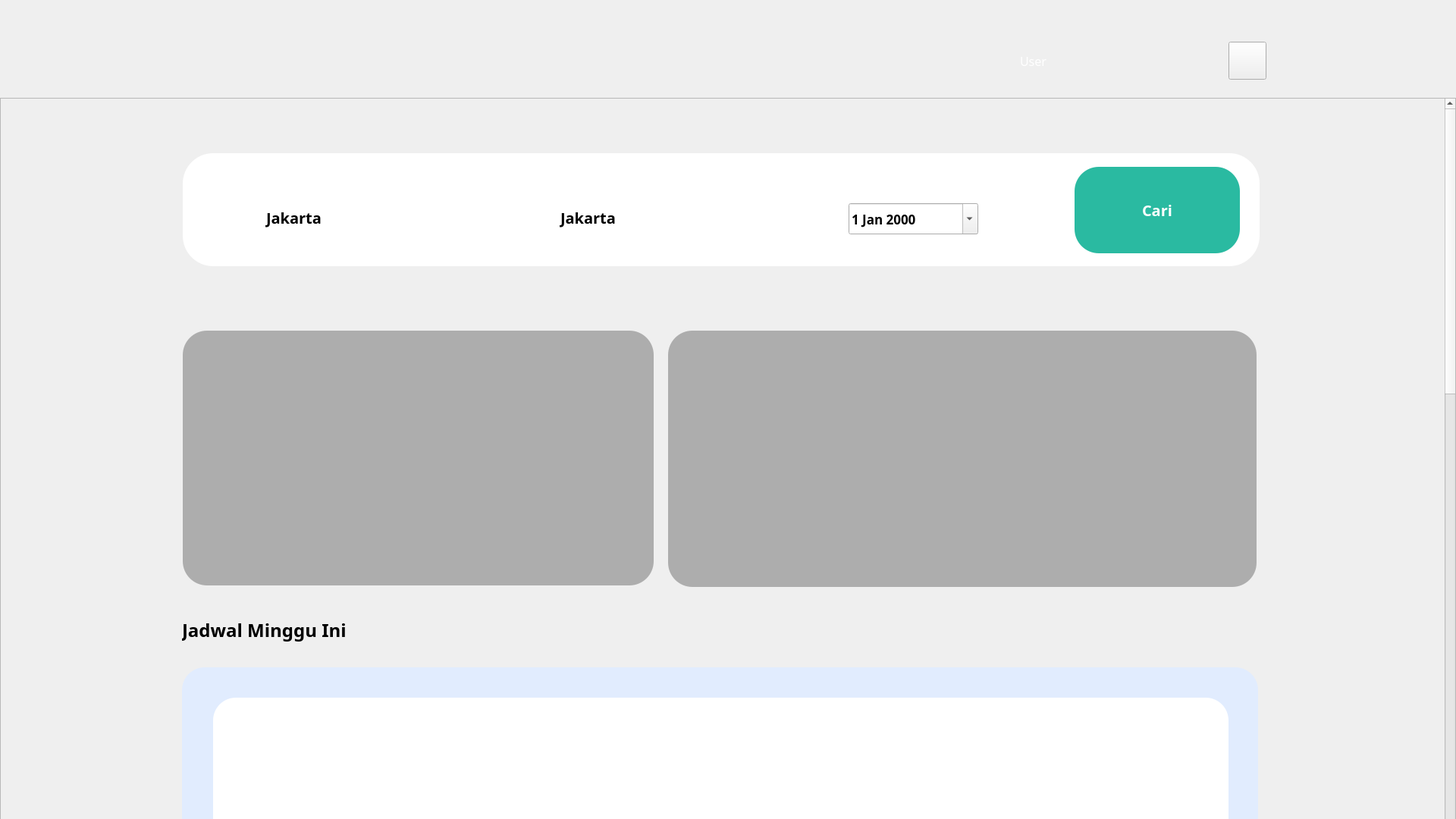
<?xml version="1.0" encoding="UTF-8"?>
<ui version="4.0">
 <class>Form</class>
 <widget class="QWidget" name="Form">
  <property name="geometry">
   <rect>
    <x>0</x>
    <y>0</y>
    <width>1920</width>
    <height>1080</height>
   </rect>
  </property>
  <property name="windowTitle">
   <string>Form</string>
  </property>
  <widget class="QLabel" name="bgpolos">
   <property name="geometry">
    <rect>
     <x>0</x>
     <y>139</y>
     <width>1920</width>
     <height>941</height>
    </rect>
   </property>
   <property name="styleSheet">
    <string notr="true">background-color: rgb(255, 255, 255);</string>
   </property>
   <property name="text">
    <string/>
   </property>
  </widget>
  <widget class="QLabel" name="label">
   <property name="geometry">
    <rect>
     <x>1345</x>
     <y>60</y>
     <width>261</width>
     <height>41</height>
    </rect>
   </property>
   <property name="font">
    <font>
     <family>Epilogue SemiBold</family>
     <pointsize>12</pointsize>
     <weight>7</weight>
     <italic>false</italic>
     <bold>false</bold>
    </font>
   </property>
   <property name="styleSheet">
    <string notr="true">QLabel{
color: white;
font: 63 12pt &quot;Epilogue SemiBold&quot;;
text-align:right;
}</string>
   </property>
   <property name="text">
    <string>User</string>
   </property>
  </widget>
  <widget class="QPushButton" name="profil">
   <property name="geometry">
    <rect>
     <x>1620</x>
     <y>55</y>
     <width>50</width>
     <height>50</height>
    </rect>
   </property>
   <property name="cursor">
    <cursorShape>PointingHandCursor</cursorShape>
   </property>
   <property name="styleSheet">
    <string notr="true">border-image: url(:/images/img/pp_profil.png);</string>
   </property>
   <property name="text">
    <string/>
   </property>
  </widget>
  <widget class="QScrollArea" name="scrollArea">
   <property name="geometry">
    <rect>
     <x>0</x>
     <y>129</y>
     <width>1920</width>
     <height>1100</height>
    </rect>
   </property>
   <property name="styleSheet">
    <string notr="true">QScrollArea{
background:transparent;
border:none;}

            }
            QScrollBar:vertical {
                background:transparent;
                width: 15px;
                margin: 0px 0px 0px 0px;
            }
            QScrollBar::handle:vertical {
;
;
	background-color: rgb(213, 224, 240);
                min-height: 20px;
                border-radius: 7px;
            }
            QScrollBar::add-line:vertical, QScrollBar::sub-line:vertical {
                border: none;
                background:transparent;
            }
            QScrollBar::add-page:vertical, QScrollBar::sub-page:vertical {
                background:transparent;
            }
            QScrollBar:horizontal {
                border: none;
                background: none;
                height: 8px;
                margin: 0px 0px 0px 0px;
            }
            QScrollBar::handle:horizontal {
                background: #bfbfbf;
                min-width: 20px;
                border-radius: 4px;
            }
            QScrollBar::add-line:horizontal, QScrollBar::sub-line:horizontal {
                border: none;
                background: none;
            }
            QScrollBar::add-page:horizontal, QScrollBar::sub-page:horizontal {
                background: none;</string>
   </property>
   <property name="lineWidth">
    <number>0</number>
   </property>
   <property name="widgetResizable">
    <bool>false</bool>
   </property>
   <property name="alignment">
    <set>Qt::AlignCenter</set>
   </property>
   <widget class="QWidget" name="scrollAreaWidgetContents">
    <property name="geometry">
     <rect>
      <x>0</x>
      <y>-1958</y>
      <width>1936</width>
      <height>3050</height>
     </rect>
    </property>
    <property name="styleSheet">
     <string notr="true">background-color: rgba(0, 0, 0, 0);</string>
    </property>
    <layout class="QVBoxLayout" name="verticalLayout">
     <property name="spacing">
      <number>0</number>
     </property>
     <property name="leftMargin">
      <number>0</number>
     </property>
     <property name="topMargin">
      <number>0</number>
     </property>
     <property name="rightMargin">
      <number>0</number>
     </property>
     <property name="bottomMargin">
      <number>0</number>
     </property>
     <item>
      <widget class="QFrame" name="frame">
       <property name="minimumSize">
        <size>
         <width>0</width>
         <height>2000</height>
        </size>
       </property>
       <property name="styleSheet">
        <string notr="true">background: none</string>
       </property>
       <property name="frameShape">
        <enum>QFrame::NoFrame</enum>
       </property>
       <property name="frameShadow">
        <enum>QFrame::Plain</enum>
       </property>
       <widget class="QPushButton" name="ads1_dummy_button">
        <property name="geometry">
         <rect>
          <x>240</x>
          <y>306</y>
          <width>621</width>
          <height>336</height>
         </rect>
        </property>
        <property name="cursor">
         <cursorShape>PointingHandCursor</cursorShape>
        </property>
        <property name="styleSheet">
         <string notr="true">QPushButton#ads1_dummy_button{
background-color: rgba(0, 0, 0, 70);
padding: 0px 20px;
border-radius: 32px;
}

QPushButton#ads1_dummy_button:pressed{
background-color: rgba(0, 0, 0, 30);
}

</string>
        </property>
        <property name="text">
         <string/>
        </property>
       </widget>
       <widget class="QLabel" name="ads1">
        <property name="geometry">
         <rect>
          <x>240</x>
          <y>305</y>
          <width>621</width>
          <height>341</height>
         </rect>
        </property>
        <property name="styleSheet">
         <string notr="true">image: url(:/images/img/ads1.png);</string>
        </property>
        <property name="text">
         <string/>
        </property>
       </widget>
       <widget class="QLabel" name="ads2">
        <property name="geometry">
         <rect>
          <x>880</x>
          <y>306</y>
          <width>777</width>
          <height>341</height>
         </rect>
        </property>
        <property name="styleSheet">
         <string notr="true">image: url(:/images/img/ads2.png);</string>
        </property>
        <property name="text">
         <string/>
        </property>
       </widget>
       <widget class="QPushButton" name="ads2_dummy_button">
        <property name="geometry">
         <rect>
          <x>880</x>
          <y>306</y>
          <width>776</width>
          <height>338</height>
         </rect>
        </property>
        <property name="cursor">
         <cursorShape>PointingHandCursor</cursorShape>
        </property>
        <property name="styleSheet">
         <string notr="true">QPushButton#ads2_dummy_button{
background-color: rgba(0, 0, 0, 70);
padding: 0px 20px;
border-radius: 32px;
}

QPushButton#ads2_dummy_button:pressed{
background-color: rgba(0, 0, 0, 30);
}

</string>
        </property>
        <property name="text">
         <string/>
        </property>
       </widget>
       <widget class="QLabel" name="jadwal_judul">
        <property name="geometry">
         <rect>
          <x>720</x>
          <y>20</y>
          <width>461</width>
          <height>31</height>
         </rect>
        </property>
        <property name="font">
         <font>
          <family>Epilogue</family>
          <pointsize>20</pointsize>
          <weight>75</weight>
          <bold>true</bold>
         </font>
        </property>
        <property name="styleSheet">
         <string notr="true">border-image: url(:/images/img/text_atas.png);</string>
        </property>
        <property name="text">
         <string/>
        </property>
        <property name="alignment">
         <set>Qt::AlignCenter</set>
        </property>
       </widget>
       <widget class="QLabel" name="jadwal_border">
        <property name="geometry">
         <rect>
          <x>239</x>
          <y>750</y>
          <width>1419</width>
          <height>671</height>
         </rect>
        </property>
        <property name="styleSheet">
         <string notr="true">background-color: rgb(225, 236, 254);
border-radius:30px;</string>
        </property>
        <property name="text">
         <string/>
        </property>
       </widget>
       <widget class="QLabel" name="jadwal">
        <property name="geometry">
         <rect>
          <x>280</x>
          <y>790</y>
          <width>1339</width>
          <height>591</height>
         </rect>
        </property>
        <property name="styleSheet">
         <string notr="true">background-color: rgb(255, 255, 255);
border-radius:30px;</string>
        </property>
        <property name="text">
         <string/>
        </property>
       </widget>
       <widget class="QComboBox" name="tujuan">
        <property name="geometry">
         <rect>
          <x>733</x>
          <y>136</y>
          <width>191</width>
          <height>41</height>
         </rect>
        </property>
        <property name="font">
         <font>
          <family>Epilogue</family>
          <pointsize>15</pointsize>
          <weight>75</weight>
          <bold>true</bold>
         </font>
        </property>
        <property name="cursor">
         <cursorShape>PointingHandCursor</cursorShape>
        </property>
        <property name="styleSheet">
         <string notr="true">/*style for the QComboBox*/
#tujuan{
	border-radius:20px;

	background-color: rgba(255, 255, 255, 0);
}

#tujuan::drop-down{
	border:0px;
}

#tujuan:down-arrow{
	width: 15px;
	height: 15px;
	margin-right: 15px
}


QComboBox QAbstractItemView{
border:none;
background-color: rgb(255, 255, 255);}</string>
        </property>
        <item>
         <property name="text">
          <string>Jakarta</string>
         </property>
        </item>
        <item>
         <property name="text">
          <string>Bali</string>
         </property>
        </item>
        <item>
         <property name="text">
          <string>Semarang</string>
         </property>
        </item>
        <item>
         <property name="text">
          <string>Solo</string>
         </property>
        </item>
       </widget>
       <widget class="QPushButton" name="cari">
        <property name="geometry">
         <rect>
          <x>1416</x>
          <y>90</y>
          <width>218</width>
          <height>114</height>
         </rect>
        </property>
        <property name="font">
         <font>
          <family>Poppins</family>
          <pointsize>15</pointsize>
          <weight>75</weight>
          <bold>true</bold>
         </font>
        </property>
        <property name="cursor">
         <cursorShape>PointingHandCursor</cursorShape>
        </property>
        <property name="styleSheet">
         <string notr="true">QPushButton#cari{
background-color: #2abaa1;
color: rgb(255, 255, 255);
padding: 0px 20px;
border-radius: 32px;
}

QPushButton#cari:pressed{
background-color: #219a85;
}

</string>
        </property>
        <property name="text">
         <string>Cari</string>
        </property>
       </widget>
       <widget class="QLabel" name="platform">
        <property name="geometry">
         <rect>
          <x>240</x>
          <y>72</y>
          <width>1420</width>
          <height>149</height>
         </rect>
        </property>
        <property name="styleSheet">
         <string notr="true">background-color: rgb(255, 255, 255);
border-color: rgb(213, 213, 213);
border-radius:40px;
border : none;</string>
        </property>
        <property name="text">
         <string/>
        </property>
       </widget>
       <widget class="QLabel" name="bgtujuan">
        <property name="geometry">
         <rect>
          <x>650</x>
          <y>76</y>
          <width>361</width>
          <height>140</height>
         </rect>
        </property>
        <property name="styleSheet">
         <string notr="true">image: url(:/images/img/untuk tujuan.png);</string>
        </property>
        <property name="text">
         <string/>
        </property>
       </widget>
       <widget class="QLabel" name="bgberangkat">
        <property name="geometry">
         <rect>
          <x>262</x>
          <y>76</y>
          <width>361</width>
          <height>140</height>
         </rect>
        </property>
        <property name="styleSheet">
         <string notr="true">image: url(:/images/img/berangkat dari.png);</string>
        </property>
        <property name="text">
         <string/>
        </property>
       </widget>
       <widget class="QDateEdit" name="dateEdit">
        <property name="geometry">
         <rect>
          <x>1118</x>
          <y>138</y>
          <width>171</width>
          <height>41</height>
         </rect>
        </property>
        <property name="font">
         <font>
          <family>Epilogue</family>
          <pointsize>13</pointsize>
          <weight>75</weight>
          <bold>true</bold>
          <kerning>false</kerning>
         </font>
        </property>
        <property name="styleSheet">
         <string notr="true">QDateEdit {
 border-radius: 2px; border: 0px solid #cccccc; 
background-color: rgba(255, 255, 255, 0);

}

QDateEdit::drop-down { border: none; width: 30px;
background-color: rgba(255, 255, 255, 0);

 }

QDateEdit::down-button {border: none; 
background-color: rgba(255, 255, 255, 0);
}


QDateEdit::up-button {border: none; 
background-color: rgba(255, 255, 255, 0);
}

QCalendarWidget {
        background: transparent;
    }
    QCalendarWidget &gt; #dateEdit {
        /* background for calendar dates */
        background: rgba(204, 204, 204, 127);
        /* 
            default background for headers, can be overridden by using
            QCalendarWidget.setHeaderTextFormat()
        */
        alternate-background-color: rgba(127, 127, 127, 127);}</string>
        </property>
        <property name="readOnly">
         <bool>false</bool>
        </property>
        <property name="calendarPopup">
         <bool>true</bool>
        </property>
       </widget>
       <widget class="QLabel" name="bgtujuan_2">
        <property name="geometry">
         <rect>
          <x>1030</x>
          <y>76</y>
          <width>361</width>
          <height>140</height>
         </rect>
        </property>
        <property name="styleSheet">
         <string notr="true">image: url(:/images/img/tanggal berangkat.png);</string>
        </property>
        <property name="text">
         <string/>
        </property>
       </widget>
       <widget class="QComboBox" name="berangkat">
        <property name="geometry">
         <rect>
          <x>345</x>
          <y>136</y>
          <width>191</width>
          <height>41</height>
         </rect>
        </property>
        <property name="font">
         <font>
          <family>Epilogue</family>
          <pointsize>15</pointsize>
          <weight>75</weight>
          <bold>true</bold>
          <kerning>false</kerning>
         </font>
        </property>
        <property name="cursor">
         <cursorShape>PointingHandCursor</cursorShape>
        </property>
        <property name="styleSheet">
         <string notr="true">/*style for the QComboBox*/
#berangkat{
	border-radius:20px;

	background-color: rgba(255, 255, 255, 0);
}

#berangkat::drop-down{
	border:0px;
}

#berangkat:down-arrow{
	width: 15px;
	height: 15px;
	margin-right: 15px
}

QComboBox QAbstractItemView{
border:none;
background-color: rgb(255, 255, 255);}
</string>
        </property>
        <property name="inputMethodHints">
         <set>Qt::ImhNone</set>
        </property>
        <property name="duplicatesEnabled">
         <bool>false</bool>
        </property>
        <item>
         <property name="text">
          <string>Jakarta</string>
         </property>
        </item>
        <item>
         <property name="text">
          <string>Bali</string>
         </property>
        </item>
        <item>
         <property name="text">
          <string>Semarang</string>
         </property>
        </item>
        <item>
         <property name="text">
          <string>Solo</string>
         </property>
        </item>
       </widget>
       <widget class="QLabel" name="text_jadwal_minggu_ini">
        <property name="geometry">
         <rect>
          <x>239</x>
          <y>670</y>
          <width>431</width>
          <height>61</height>
         </rect>
        </property>
        <property name="font">
         <font>
          <family>Epilogue ExtraBold</family>
          <pointsize>18</pointsize>
          <weight>75</weight>
          <bold>true</bold>
         </font>
        </property>
        <property name="text">
         <string>Jadwal Minggu Ini</string>
        </property>
       </widget>
       <widget class="QLabel" name="bg_scroll">
        <property name="enabled">
         <bool>true</bool>
        </property>
        <property name="geometry">
         <rect>
          <x>0</x>
          <y>-150</y>
          <width>1920</width>
          <height>436</height>
         </rect>
        </property>
        <property name="styleSheet">
         <string notr="true">image: url(:/images/img/atas.png);</string>
        </property>
        <property name="text">
         <string/>
        </property>
       </widget>
       <widget class="QLabel" name="ads3_perjalanan">
        <property name="geometry">
         <rect>
          <x>240</x>
          <y>1540</y>
          <width>1421</width>
          <height>601</height>
         </rect>
        </property>
        <property name="styleSheet">
         <string notr="true">image: url(:/images/img/ads3.png);</string>
        </property>
        <property name="text">
         <string/>
        </property>
       </widget>
       <widget class="QLabel" name="judul_perjalanan_anda">
        <property name="geometry">
         <rect>
          <x>240</x>
          <y>1460</y>
          <width>431</width>
          <height>61</height>
         </rect>
        </property>
        <property name="font">
         <font>
          <family>Epilogue ExtraBold</family>
          <pointsize>18</pointsize>
          <weight>75</weight>
          <bold>true</bold>
         </font>
        </property>
        <property name="text">
         <string>Perjalanan Anda</string>
        </property>
       </widget>
       <widget class="QLabel" name="ads4_review">
        <property name="geometry">
         <rect>
          <x>240</x>
          <y>2180</y>
          <width>1421</width>
          <height>361</height>
         </rect>
        </property>
        <property name="styleSheet">
         <string notr="true">image: url(:/images/img/review_home.png);</string>
        </property>
        <property name="text">
         <string/>
        </property>
       </widget>
       <widget class="QLabel" name="ads5_about">
        <property name="geometry">
         <rect>
          <x>240</x>
          <y>2610</y>
          <width>1421</width>
          <height>261</height>
         </rect>
        </property>
        <property name="styleSheet">
         <string notr="true">image: url(:/images/img/about_home.png);</string>
        </property>
        <property name="text">
         <string/>
        </property>
       </widget>
       <widget class="QTableWidget" name="jadwal_pandas">
        <property name="geometry">
         <rect>
          <x>320</x>
          <y>820</y>
          <width>1271</width>
          <height>531</height>
         </rect>
        </property>
        <property name="styleSheet">
         <string notr="true">border:none</string>
        </property>
       </widget>
       <widget class="QLabel" name="copyright_kotak">
        <property name="geometry">
         <rect>
          <x>-10</x>
          <y>2809</y>
          <width>1921</width>
          <height>101</height>
         </rect>
        </property>
        <property name="styleSheet">
         <string notr="true">background-color: rgb(242, 247, 254);</string>
        </property>
        <property name="text">
         <string/>
        </property>
       </widget>
       <zorder>bg_scroll</zorder>
       <zorder>ads1</zorder>
       <zorder>ads2</zorder>
       <zorder>ads1_dummy_button</zorder>
       <zorder>ads2_dummy_button</zorder>
       <zorder>jadwal_judul</zorder>
       <zorder>jadwal_border</zorder>
       <zorder>jadwal</zorder>
       <zorder>platform</zorder>
       <zorder>bgtujuan_2</zorder>
       <zorder>cari</zorder>
       <zorder>bgtujuan</zorder>
       <zorder>bgberangkat</zorder>
       <zorder>dateEdit</zorder>
       <zorder>berangkat</zorder>
       <zorder>tujuan</zorder>
       <zorder>text_jadwal_minggu_ini</zorder>
       <zorder>ads3_perjalanan</zorder>
       <zorder>judul_perjalanan_anda</zorder>
       <zorder>ads4_review</zorder>
       <zorder>jadwal_pandas</zorder>
       <zorder>copyright_kotak</zorder>
       <zorder>ads5_about</zorder>
      </widget>
     </item>
    </layout>
   </widget>
  </widget>
  <widget class="QLabel" name="bg_nutupi_scroll">
   <property name="enabled">
    <bool>true</bool>
   </property>
   <property name="geometry">
    <rect>
     <x>0</x>
     <y>0</y>
     <width>1920</width>
     <height>142</height>
    </rect>
   </property>
   <property name="styleSheet">
    <string notr="true">image: url(:/images/img/atas_scroll.png);</string>
   </property>
   <property name="text">
    <string/>
   </property>
  </widget>
  <zorder>bgpolos</zorder>
  <zorder>scrollArea</zorder>
  <zorder>bg_nutupi_scroll</zorder>
  <zorder>label</zorder>
  <zorder>profil</zorder>
 </widget>
 <resources>
  <include location="res_home.qrc"/>
 </resources>
 <connections/>
</ui>
